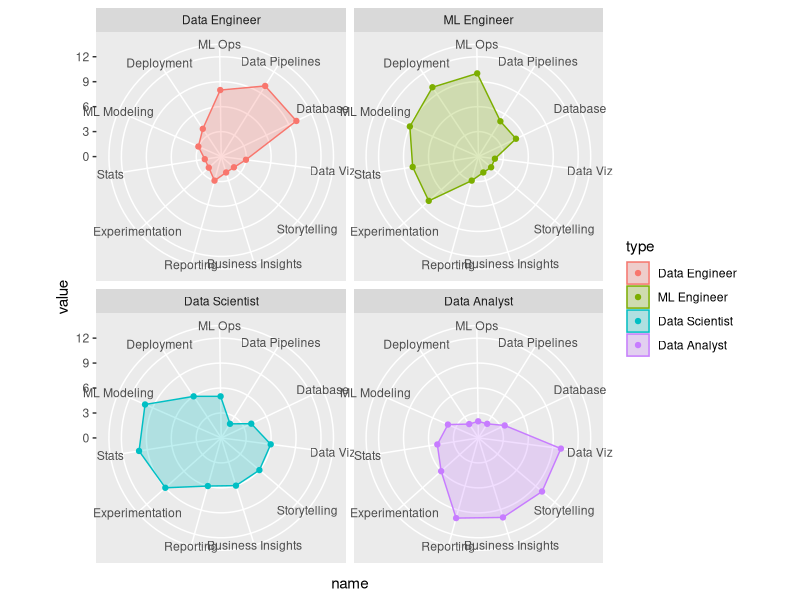
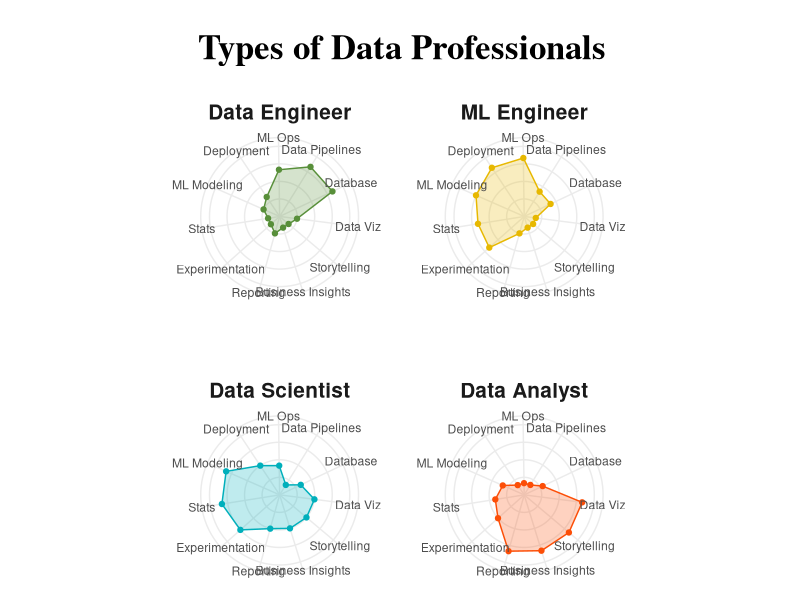

These figures' R source, in order:
# BUSINESS SCIENCE R TIPS ----
# R-TIP 067 | Types of data professionals visualization (radar plot) ----
#
# 👉 For Weekly R-Tips, Sign Up Here:
#    https://learn.business-science.io/r-tips-newsletter

# LIBRARIES & DATA----

library(tidyverse)
library(readxl)

types_of_data_professionals_tbl <- read_excel("067_types_of_data_professionals/data/types_of_data_professionals.xlsx")
types_of_data_professionals_tbl

# 1.0 DATA PREPARATION ----
data_prep_tbl <- types_of_data_professionals_tbl %>%
    rename(type = 1) %>%
    pivot_longer(
        cols = -type
    ) %>%
    mutate(
        type = as_factor(type),
        name = as_factor(name)
    )

data_prep_tbl

# 2.0 BASIC RADAR PLOT ----

# The trick
coord_radar <- function (theta = "x", start = 0, direction = 1, clip = "on") {
    theta <- match.arg(theta, c("x", "y"))
    r <- if (theta == "x") "y" else "x"
    ggproto("CordRadar", CoordPolar, theta = theta, r = r, start = start,
            direction = sign(direction), clip = clip,
            is_linear = function(coord) TRUE)
}


basic_radar_plot <- data_prep_tbl %>%
    ggplot(aes(name, value, group = type)) +
    geom_polygon(aes(fill = type, color = type), alpha = 0.25) +
    geom_point(aes(color = type)) +
    expand_limits(y = c(0, 12)) +
    coord_radar(start = -0.3, clip = "off") +
    facet_wrap(~ type)

basic_radar_plot

# 3.0 DRESS UP THE RADAR PLOT ----
basic_radar_plot  +
    theme_minimal() +
    scale_fill_manual(values = c("#588f3a", "#E7B800", "#00AFBB", "#FC4E07")) +
    scale_color_manual(values = c("#588f3a", "#E7B800", "#00AFBB", "#FC4E07")) +
    labs(
        title = "Types of Data Professionals",
        legend = NULL,
        x = NULL,
        y = NULL
    ) +
    theme(
        plot.title = element_text(
            hjust = 0.5,
            margin = margin(t = 20, b = 20),
            size = 25,
            face = "bold",
            family = "serif"
        ),
        strip.text = element_text(
            size = 15,
            face = "bold",
            margin = margin(t = 5, b = 5)
        ),
        legend.position = "none",
        axis.text.y = element_blank(),
        axis.text.x = element_text(vjust = -1),
        panel.spacing = unit(50, "points")
    )


# 4.0 LEARNING MORE ----
# - Do you want to become the data science expert for your organization?
# - HERE'S HOW: 10 SECRETS TO BECOMING A 6-FIGURE DATA SCIENTIST
#   https://learn.business-science.io/free-rtrack-masterclass


